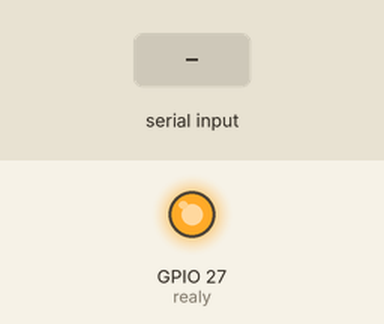
This sketch was run on a simulated ESP32. Parts: output pins drawn as LEDs (lit = HIGH). Inputs (shaded band) come from the test bench. What the sketch prints to the serial monitor is not drawn.

Above: at 1.2 s.
1.3 s: "1\n" received over Serial
At 2.0 s:
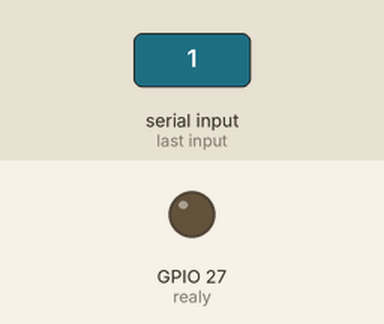
2.8 s: "0\n" received over Serial
At 3.1 s:
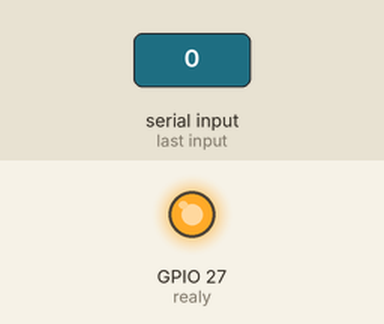
Timing chart, 0 to 5.8 s (numbered marks = the images above; inputs shaded):
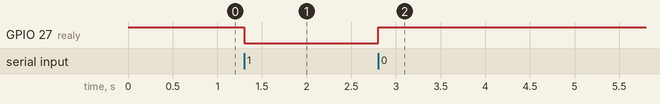

The sketch:

esp.ino
```cpp
const int realy = 27;

void setup() {
  Serial.begin(115200);
  pinMode(realy, OUTPUT);
  digitalWrite(realy, HIGH);
  Serial.write("....");
}

void loop() {
  String command = Serial.readStringUntil('\n');
  if (command=="0"){
    digitalWrite(realy, HIGH);
  }
  else if (command=="1"){
    digitalWrite(realy, LOW);
  }


  delay(10);
}
```

Measured:
- after the input at 1.3 s, GPIO 27 (realy): HIGH → LOW at once
- after the input at 2.8 s, GPIO 27 (realy): LOW → HIGH at once
